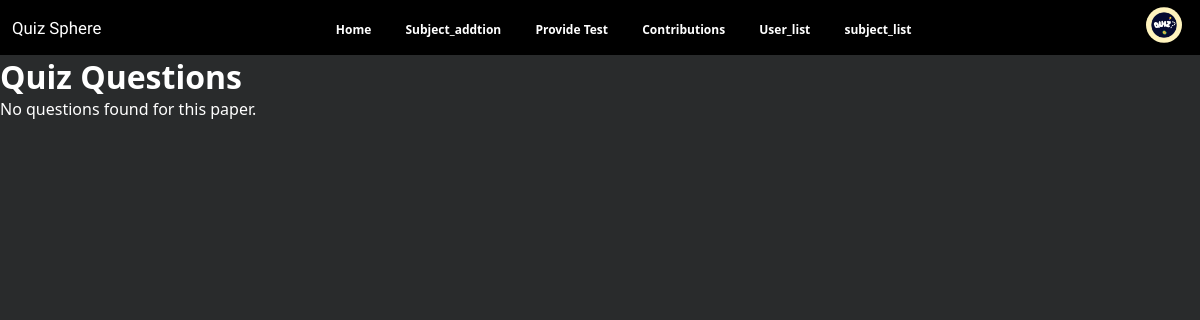
/Admin_Allpages/questions.php?paper_id=7, run on an earlier commit of the app's database.
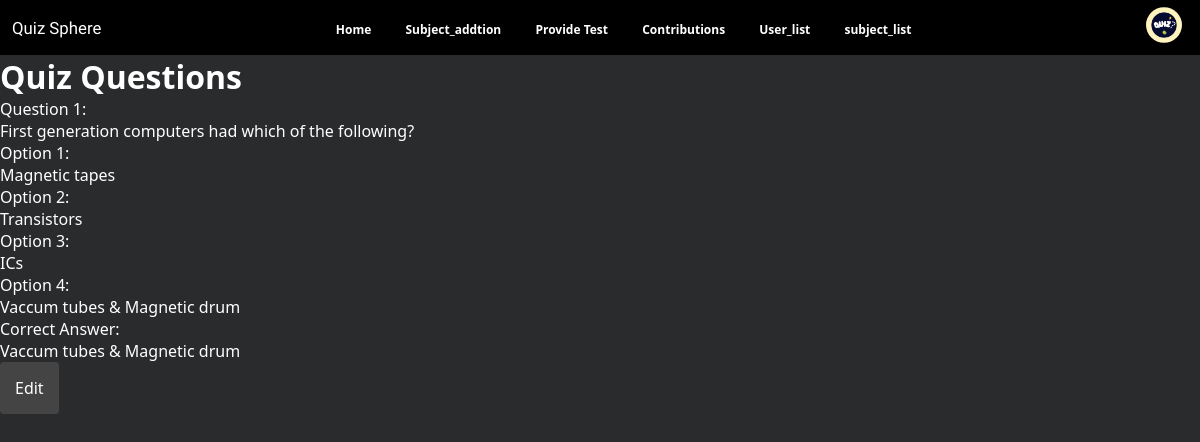
And on a later commit of the database.
### tables this page shows
CREATE TABLE `exam_questions` (
  `question_id` int(11) NOT NULL,
  `paper_id` int(11) DEFAULT NULL,
  `question` text NOT NULL,
  `option1` varchar(255) NOT NULL,
  `option2` varchar(255) NOT NULL,
  `option3` varchar(255) NOT NULL,
  `option4` varchar(255) NOT NULL,
  `correct_answer` varchar(255) NOT NULL
);

### Admin_Allpages/questions.php (the view, shortened to what this page needs)
<?php
$editMode = isset($_GET['edit']);
include_once '../config.php';
$paper_id = isset($_GET['paper_id']) ? intval($_GET['paper_id']) : 0;
$sql = "SELECT * FROM exam_questions WHERE paper_id = $paper_id";
$result = $conn->query($sql);
$questionNumber = 1;
?>
<!DOCTYPE html>
<html lang="en">
<head>
    <link rel="stylesheet" href="css/style.css">
    <link rel="stylesheet" href="../Navber/style.css">
</head>
<body>
    <?php
    include_once '../Navber/adminnav.php';
    ?>
    <h1><?php echo $editMode ? "Edit Quiz Questions" : "Quiz Questions"; ?></h1>
    <?php
    if ($result->num_rows > 0) {
        echo "<form action='submit_changes.php' method='post'>";
        while ($row = $result->fetch_assoc()) {
            echo "<div class='question-container'>";
            echo "<label>Question " . $questionNumber . ":</label><br>";
            if ($editMode) {
                echo "<input type='text' name='question[" . $row['id'] . "]' value='" . $row['question'] . "'><br>";
            } else {
                echo "<p>" . $row['question'] . "</p>";
            }
            echo "<label>Option 1: </label><br>";
            echo $editMode ? "<input type='text' name='option1[" . $row['id'] . "]' value='" . $row['option1'] . "'><br>" : "<p>" . $row['option1'] . "</p>";
            echo "<label>Option 2: </label><br>";
            echo $editMode ? "<input type='text' name='option2[" . $row['id'] . "]' value='" . $row['option2'] . "'><br>" : "<p>" . $row['option2'] . "</p>";
            echo "<label>Option 3: </label><br>";
            echo $editMode ? "<input type='text' name='option3[" . $row['id'] . "]' value='" . $row['option3'] . "'><br>" : "<p>" . $row['option3'] . "</p>";
            echo "<label>Option 4: </label><br>";
            echo $editMode ? "<input type='text' name='option4[" . $row['id'] . "]' value='" . $row['option4'] . "'><br>" : "<p>" . $row['option4'] . "</p>";
            echo "<label>Correct Answer: </label><br>";
            echo $editMode ? "<input type='text' name='correct_answer[" . $row['id'] . "]' value='" . $row['correct_answer'] . "'><br>" : "<p>" . $row['correct_answer'] . "</p>";
            echo "</div>";
            $questionNumber++;
        }
        echo "</form>";
        if (!$editMode) {
            echo "<a href='questions.php?paper_id=$paper_id&edit=true'><button class='button-style'>Edit</button></a>";
        }
    } else {
        echo "<p>No questions found for this paper.</p>";
    }
    ?>
</body>
</html>

### Navber/adminnav.php (shortened to what this page needs)
<!DOCTYPE html>
<html lang="en">
<head>
    <link rel="stylesheet" href="style.css">
</head>
<body>
    <header class="header">
        <div class="logo">
            <p class="quiz">Quiz Sphere</p>
        </div>
        <nav class="nav">
            <a href="../admin_home_page/adminhome.php">Home</a>
            <a href="../Admin_Allpages/subjectaddition.php">Subject_addtion</a>
            <a href="../Admin_Allpages/questionformat.php">Provide Test</a>
            <a href="../Admin_Allpages/takequiz.php">Contributions</a>
            <a href="../Admin_Allpages/studentlist.php">User_list</a>
            <a href="../Admin_Allpages/subjectlist.php">subject_list</a>
        </nav>
        <div class="profile">
            <img src="image/icon.jpg" alt="Profile Icon" class="profile-icon" onclick="togglePopup()">
        </div>
    </header>
</body>
</html>

### Admin_Allpages/css/style.css (style rules this page uses)
* { margin: 0; padding: 0; font-family: system-ui, -apple-system, BlinkMacSystemFont, "Segoe UI", Roboto, Oxygen, Ubuntu, Cantarell, "Open Sans", "Helvetica Neue", sans-serif; }
body { background-color: #292b2c; color: #ffffff; }

### Navber/style.css (style rules this page uses)
* { font-family: Arial, sans-serif; margin: 0; padding: 0; }
body { font-family: Arial, sans-serif; }
.quiz { font-family: "Leckerli One", cursive; color: rgb(255, 255, 255); font-size: 1.4vw; padding-left: 1vw; }
.header { display: flex; justify-content: space-between; align-items: center; background-color: #000000; position: relative; width: 100vw; }
.nav { flex: 2; text-align: center; }
.nav a { margin: 0 15px; text-decoration: none; color: rgb(255, 255, 255); font-size: 1vw; font-weight: bold; }
.profile { position: relative; }
.profile-icon { width: 3vw; cursor: pointer; margin-right: 1.5vw; border-radius: 50%; padding: 0.6vw 0vw; }
button { padding: 15px; font-size: 1em; background: #444; color: white; border: none; border-radius: 4px; cursor: pointer; outline: none; }

What changed in the data, as far as the page shows it:
added exam_questions: question "First generation computers had which of the following?", option1 "Magnetic tapes", option2 "Transistors", option3 "ICs", option4 "Vaccum tubes & Magnetic drum", correct_answer "Vaccum tubes & Magnetic drum"
Also different on the page:
text no longer shown: "No questions found for this paper."
text now shown: "Edit"
